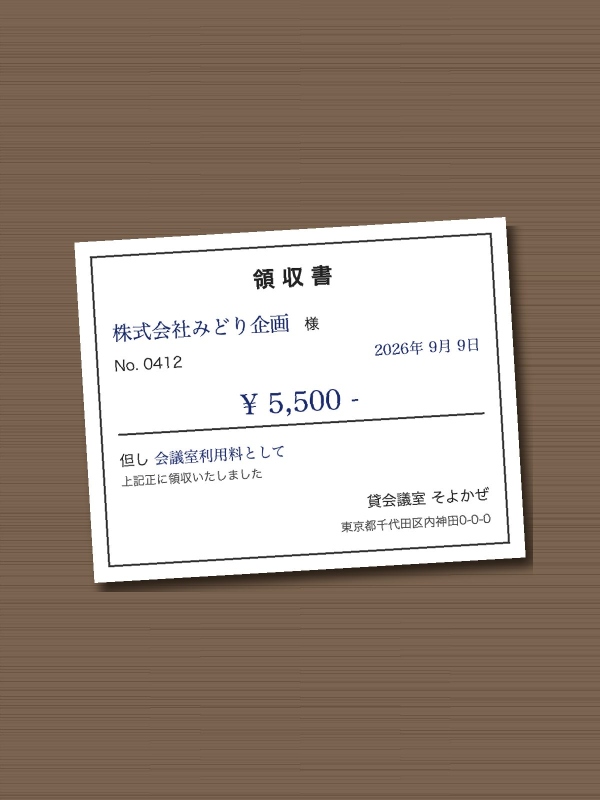
#> input picture materials/practice/receipts/receipt-07.jpg, 1200 x 1600 px, given in place of _tmp.png, which was not available (shown at 1/2 size)
$ python make_receipts.py out.png
#> lines starting #> are read from the running program, lines starting #| are printed output that depends on the picture; after the words box and inside, x2 and y2 are one past the last pixel; in counts of white or black regions, pixels touching at a corner belong together; pictures that were not available may be replaced by others from this repository, and a replacement may not be noted
# 講座「演習：レシートから経費精算を自動化する」のレシート画像10枚を作る（すべて架空）
# 使い方: python3 tools/practice/make_receipts.py materials/practice/receipts
# Google Chrome と Pillow を使う。レシートを HTML で描いて Chrome で画像にし、スマホで撮った写真のように加工する
import os, sys, random, subprocess, tempfile
from PIL import Image, ImageDraw, ImageFilter, ImageEnhance

OUT = sys.argv[1]
os.makedirs(OUT, exist_ok=True)
CHROME = "/Applications/Google Chrome.app/Contents/MacOS/Google Chrome"
random.seed(26)

CSS = """
body{margin:0;background:#fff;font-family:"Hiragino Sans","Hiragino Kaku Gothic ProN",sans-serif;color:#222}
.r{width:360px;padding:28px 26px 34px;box-sizing:border-box;font-size:15px;line-height:1.55}
.c{text-align:center}.b{font-weight:700}.big{font-size:22px;font-weight:700}
.row{display:flex;justify-content:space-between}.hr{border-top:1px dashed #555;margin:10px 0}
.s{font-size:12px;color:#444}.hand{font-family:"Klee","Hiragino Mincho ProN",serif;color:#1a2a6c}
.box{border:2px solid #333;padding:14px 16px}.fade{color:#ccc;filter:blur(2.6px)}
"""


def items(rows):
    return "".join(f'<div class="row"><span>{a}</span><span>¥{b:,}</span></div>' for a, b in rows)


def receipt(shop, sub, date, time, rows, pay="現金", extra="", shop_cls=""):
    total = sum(b for _, b in rows)
    tax = total - round(total / 1.1)
    return f"""<div class="r">
<div class="c big {shop_cls}">{shop}</div><div class="c s {shop_cls}">{sub}</div>
<div class="c s">TEL 03-0000-{random.randint(1000, 9999)}</div>
<div class="hr"></div><div class="row s"><span>{date}</span><span>{time}</span></div>
<div class="c b">領 収 証</div><div class="hr"></div>{items(rows)}<div class="hr"></div>
<div class="row big"><span>合計</span><span>¥{total:,}</span></div>
<div class="row s"><span>（内消費税等 10%）</span><span>¥{tax:,}</span></div>
<div class="row"><span>{pay}</span><span>¥{total:,}</span></div>{extra}
<div class="hr"></div><div class="c s">ご来店ありがとうございました</div></div>"""


HAND = """<div class="r" style="width:460px"><div class="box">
<div class="c big">領 収 書</div>
<div style="margin:14px 0 6px"><span class="hand" style="font-size:20px">株式会社みどり企画</span>　様</div>
<div class="row"><span>No. 0412</span><span class="hand">2026年 9月 9日</span></div>
<div class="c" style="font-size:28px;border-bottom:2px solid #333;margin:14px 0"><span class="hand">¥ 5,500 -</span></div>
<div>但し <span class="hand">会議室利用料として</span></div><div class="s">上記正に領収いたしました</div>
<div style="margin-top:14px;text-align:right">貸会議室 そよかぜ<br><span class="s">東京都千代田区内神田0-0-0</span></div>
</div></div>"""

TAXI = """<div class="r"><div class="c big">ひだまり交通</div><div class="c s">乗車券兼領収書</div>
<div class="hr"></div><div class="row s"><span>2026/09/08</span><span>18:42</span></div>
<div class="row"><span>乗車地</span><span>新宿駅西口</span></div><div class="row"><span>降車地</span><span>四谷三丁目</span></div>
<div class="row"><span>車番</span><span>品川 500 あ 00-00</span></div><div class="hr"></div>
<div class="row big"><span>料金</span><span>¥2,860</span></div><div class="row s"><span>クレジット</span><span>¥2,860</span></div>
<div class="hr"></div><div class="c s">またのご利用をお待ちしております</div></div>"""

CAT = """<div style="width:700px;height:1100px;background:linear-gradient(#cfe3f2,#f4e9d8 60%,#d9c3a5);position:relative;overflow:hidden">
<div style="position:absolute;left:0;right:0;bottom:0;height:300px;background:#b98a5e"></div>
<svg viewBox="0 0 300 300" style="position:absolute;left:150px;top:480px;width:400px;height:400px">
<ellipse cx="150" cy="210" rx="95" ry="70" fill="#8a6a50"/><circle cx="150" cy="120" r="62" fill="#8a6a50"/>
<polygon points="98,85 108,30 135,70" fill="#8a6a50"/><polygon points="202,85 192,30 165,70" fill="#8a6a50"/>
<polygon points="104,78 111,45 128,70" fill="#e8b8a8"/><polygon points="196,78 189,45 172,70" fill="#e8b8a8"/>
<ellipse cx="128" cy="118" rx="9" ry="12" fill="#2f3b2a"/><ellipse cx="172" cy="118" rx="9" ry="12" fill="#2f3b2a"/>
<polygon points="144,140 156,140 150,148" fill="#d98c8c"/>
<path d="M150 148 q-10 12 -22 6 M150 148 q10 12 22 6" stroke="#3a2a20" stroke-width="3" fill="none"/>
<path d="M240 230 q50 -10 40 -70" stroke="#8a6a50" stroke-width="18" fill="none" stroke-linecap="round"/>
</svg></div>"""

# (ファイル名, HTML, 加工, 正解の扱い)
RECEIPTS = [
    ("receipt-01.jpg", receipt("ミドリマート", "新宿三丁目店", "2026/09/01(火)", "08:12",
        [("ボールペン 黒", 165), ("クリアファイル 5枚", 330), ("お茶 500ml", 153)]), "ok", "処理済み"),
    ("receipt-02.jpg", receipt("珈琲ことり", "四谷店", "2026/09/02(水)", "14:35",
        [("ブレンドコーヒー ×2", 1100), ("チーズケーキ", 550)], "クレジット"), "ok", "処理済み"),
    ("receipt-03.jpg", receipt("文具のつばめ堂", "", "2026/09/03(木)", "11:20",
        [("コピー用紙 A4", 880), ("付せん", 330)]), "dark", "エラー（暗くてぶれて読めない）"),
    ("receipt-04.jpg", TAXI, "ok", "処理済み（タクシー）"),
    ("receipt-05.jpg", receipt("あおば書店", "本店", "2026/09/08(火)", "12:05",
        [("はじめての生成AI活用", 1980), ("ビジネス文書の書き方", 1540)], "電子マネー"), "ok", "処理済み"),
    ("receipt-06.jpg", receipt("コインパーク つきみ", "麹町第2", "2026/09/09(水)", "16:48",
        [("駐車料金 2時間", 900)], shop_cls="fade"), "ok", "処理済み（支払先は「要確認」）"),
    ("receipt-07.jpg", HAND, "ok", "処理済み（手書きの領収書）"),
    ("receipt-08.jpg", receipt("ドラッグ はなみずき", "", "2026/09/10(木)", "19:02",
        [("マスク 50枚", 1078), ("目薬", 748)]), "crumple", "エラー（しわくちゃで読めない）"),
    ("receipt-09.jpg", CAT, "photo", "エラー（レシートではない）"),
    ("receipt-10.jpg", receipt("100円ショップ きらり", "神保町店", "2026/09/11(金)", "13:30",
        [("ケーブルタイ", 110), ("電池 単3×4", 110), ("メモ帳", 110), ("封筒 長3", 220)]), "ok", "処理済み"),
]


def shoot(html, path, w=700, h=1100):
#> called with path = 'out.png/_tmp.png', w = 700, h = 1100
    with tempfile.TemporaryDirectory() as tmp:
        src = os.path.join(tmp, "r.html")
        with open(src, "w", encoding="utf-8") as fp:
            fp.write(f"<!doctype html><meta charset=utf-8><style>{CSS}</style>{html}")
        subprocess.run([CHROME, "--headless=new", "--disable-gpu", f"--user-data-dir={tmp}/prof",
                        "--hide-scrollbars", f"--window-size={w},{h}", "--force-device-scale-factor=2",
                        f"--screenshot={path}", "file://" + src],
                       check=True, stdout=subprocess.DEVNULL, stderr=subprocess.DEVNULL)
#> (this line was passed over: subprocess is not available in this run)
    img = Image.open(path).convert("RGB")
#> img is the input picture: PIL image 1200x1600 RGB; mean R, G, B 156.5, 140.8, 128.6
    # 白い余白を切りおとす
    box = Image.eval(img.convert("L"), lambda x: 255 if x < 250 else 0).getbbox()
#> box = (0, 0, 1200, 1600)
    return img.crop((max(box[0] - 30, 0), max(box[1] - 30, 0), min(box[2] + 30, img.width), min(box[3] + 30, img.height)))


def photo(paper, kind):
    # 机の上に置いたレシートを、スマホで少し斜めから撮ったように見せる
#> called with kind = 'ok'
    W, H = 1200, 1600
    desk = Image.new("RGB", (W, H), (120, 98, 78))
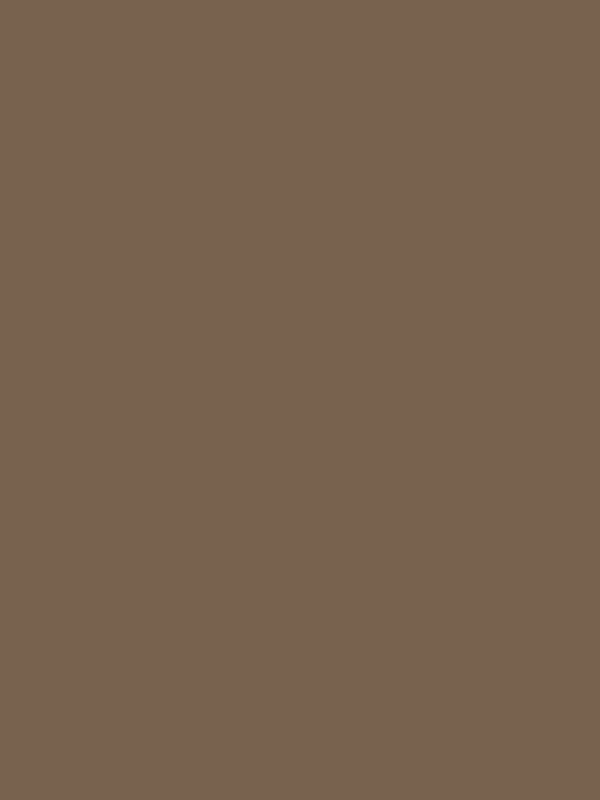
#> desk: PIL image 1200x1600 RGB (shown at 1/2 size); mean R, G, B 120, 98, 78
    d = ImageDraw.Draw(desk)
    for y in range(0, H, 6):
        c = 110 + random.randint(-8, 8)
        d.line([(0, y), (W, y + random.randint(-4, 4))], fill=(c, c - 22, c - 40), width=3)
    if kind == "photo":
        img = paper.resize((W, int(paper.height * W / paper.width)))
        return img.crop((0, 0, W, min(H, img.height)))
    scale = min((W * 0.72) / paper.width, (H * 0.86) / paper.height)
#> scale = 0.72
    p = paper.resize((int(paper.width * scale), int(paper.height * scale)))
    if kind == "crumple":
        dr = ImageDraw.Draw(p)
        for _ in range(26):
            x1, y1 = random.randint(0, p.width), random.randint(0, p.height)
            x2, y2 = x1 + random.randint(-300, 300), y1 + random.randint(-300, 300)
            dr.line([(x1, y1), (x2, y2)], fill=(150, 150, 150), width=random.randint(3, 9))
        p = p.filter(ImageFilter.GaussianBlur(16))
        p = ImageEnhance.Contrast(p).enhance(0.3)
    ang = random.uniform(-6, 6)
#> ang = -0.651
    mask = Image.new("L", p.size, 255).rotate(ang, expand=True)
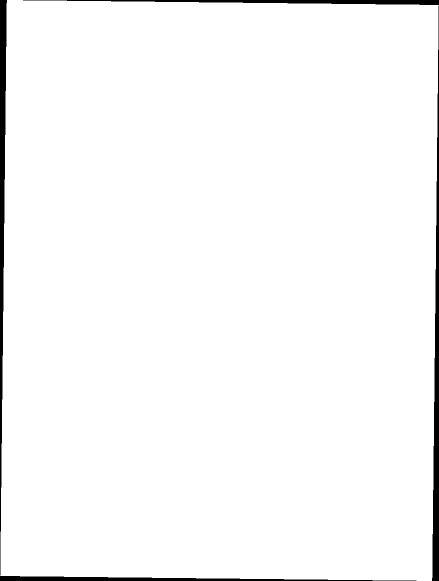
#> mask: PIL image 878x1162 L (shown at 1/2 size); 97.6% white; 4 black regions, box (x1, y1, x2, y2) and area: (0, 0, 14, 1151) 8102, (864, 11, 878, 1162) 8100, (0, 1152, 833, 1162) 4362, (46, 0, 878, 10) 4356
    p = p.rotate(ang, expand=True, fillcolor=(0, 0, 0))
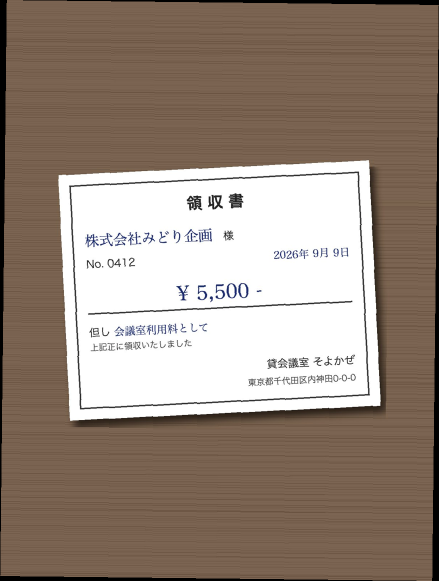
#> p: PIL image 878x1162 RGB (shown at 1/2 size); mean R, G, B 152.6, 137.3, 125.4
    shadow = Image.new("RGB", p.size, (40, 30, 22))
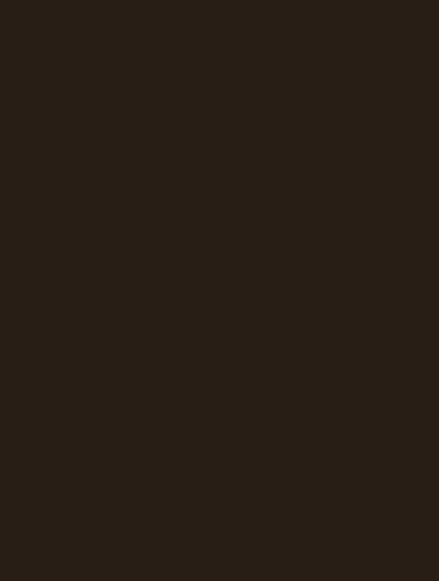
#> shadow: PIL image 878x1162 RGB (shown at 1/2 size); mean R, G, B 40, 30, 22
    x, y = (W - p.width) // 2, (H - p.height) // 2
#> x = 161; y = 219
    desk.paste(shadow, (x + 14, y + 18), mask.filter(ImageFilter.GaussianBlur(10)))
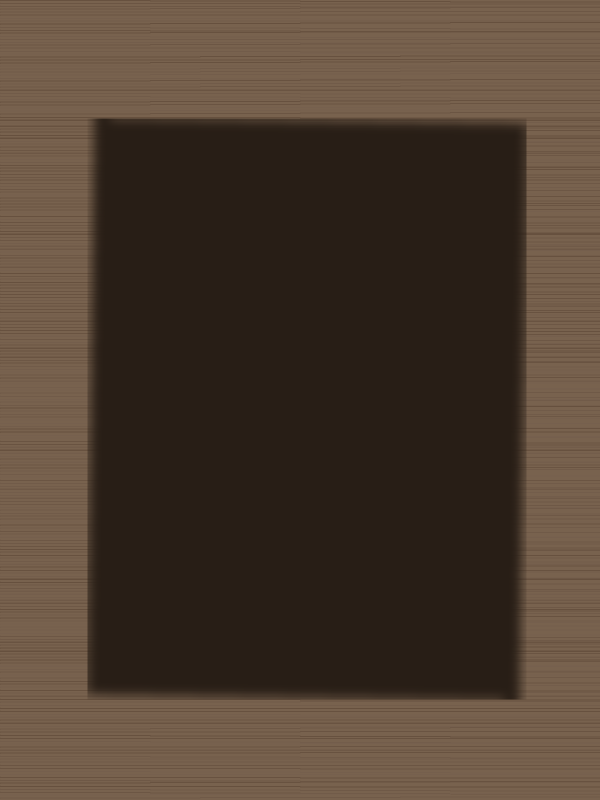
#> desk: PIL image 1200x1600 RGB (shown at 1/2 size); mean R, G, B 77, 61.2, 47.7
    desk.paste(p, (x, y), mask)
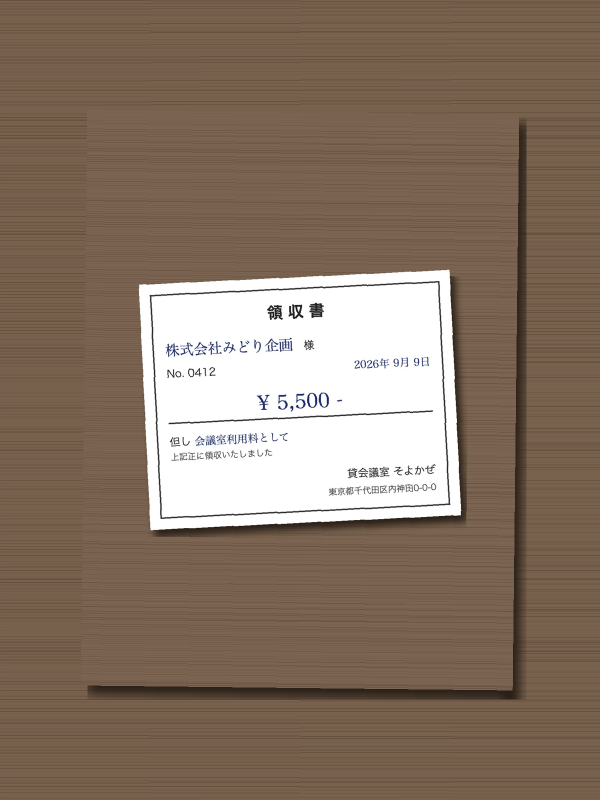
#> desk: PIL image 1200x1600 RGB (shown at 1/2 size); mean R, G, B 136, 117.5, 102
    out = desk
    if kind == "dark":
        out = out.filter(ImageFilter.BoxBlur(22))
        out = ImageEnhance.Brightness(out).enhance(0.2)
    else:
        out = ImageEnhance.Brightness(out).enhance(random.uniform(0.92, 1.04))
    return out


for name, html, kind, answer in RECEIPTS:
    tmp = os.path.join(OUT, "_tmp.png")
#> (the run stopped early here; a loop or call above may not have finished)
